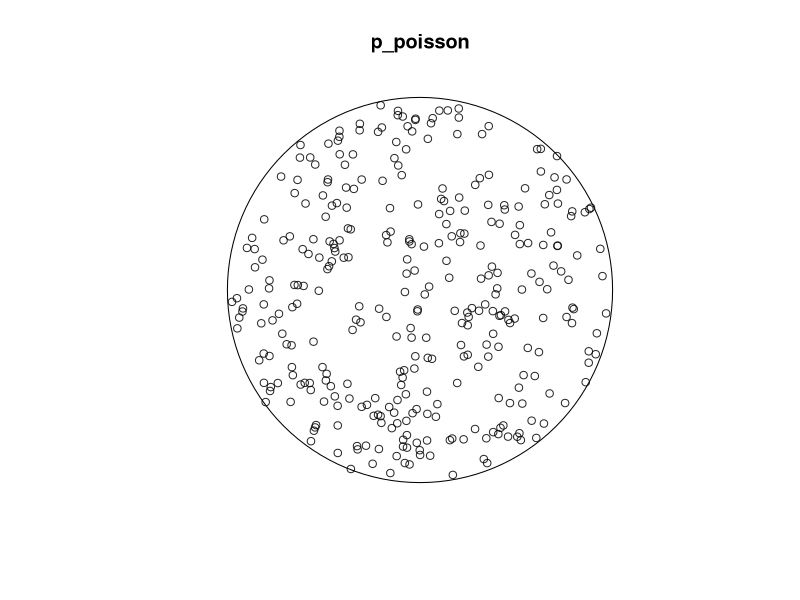
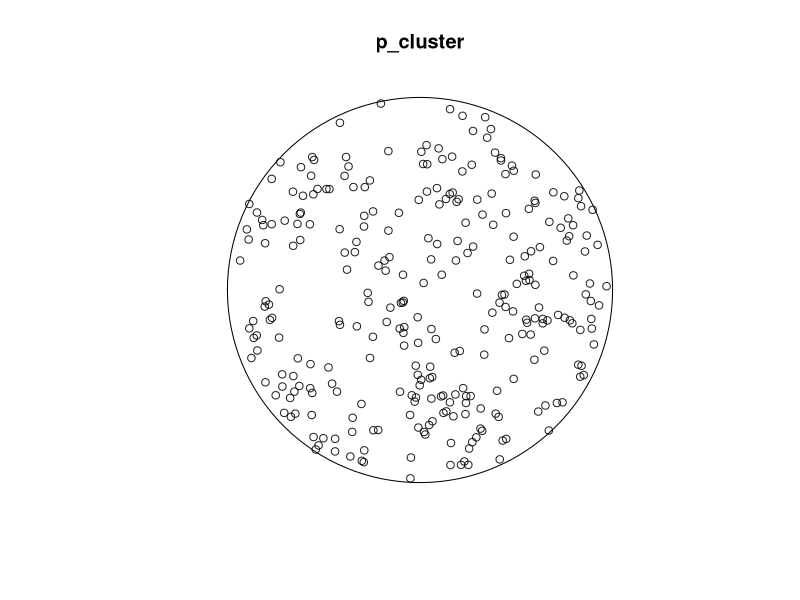
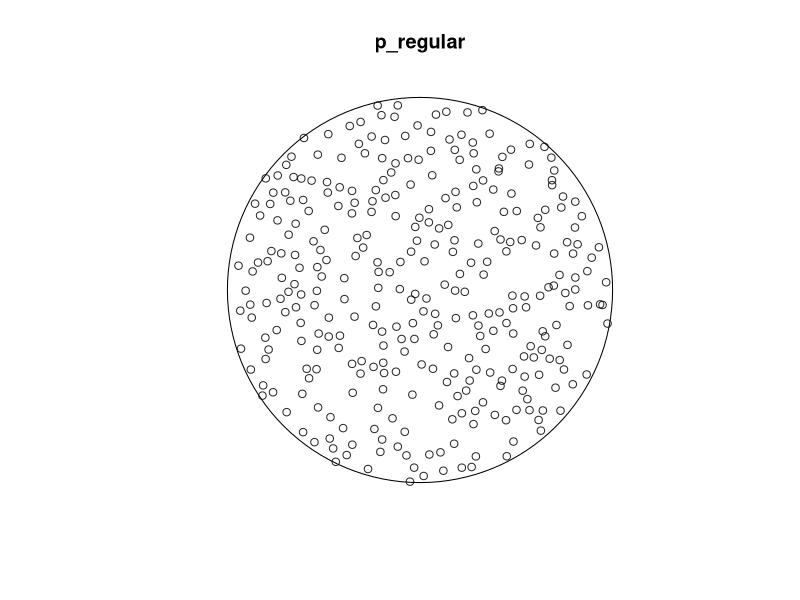

The R script that drew these images, in order: (Note: this script raises an error after producing the figures.)
## ---- chunk 1
knitr::opts_chunk$set(echo = TRUE)
## ---- chunk 2
library(spatstat)
disc10 <- disc(radius = 10)
# p_poisson 
# Compute the rate as count divided by area
lambda <- 300/area.owin(disc10)

# Create a point pattern object
p_poisson <- rpoispp(lambda = lambda, win = disc10)
plot(p_poisson)

# p_cluster and p_regular
# Generate clustered points from a Thomas process
set.seed(123)
p_cluster <- rThomas(kappa = 0.35, scale = 1, mu = 3, win = disc10)
plot(p_cluster)

# Regular points from a Strauss process
set.seed(123)
p_regular <- rStrauss(beta = 2.9, gamma = 0.025, R = .5, W = disc10)
plot(p_regular)

## ---- chunk 3
plot(redoak)


readoak_k <- Kest(redoak, correction = "border")
readoak_k

redoak_env <- envelope(redoak, Kest, correction = "border")

plot(redoak_env,  . - pi * r ^ 2 ~ r)

?Kest
quadrat.test(redoak, alternative = "clustered")

?quadrat.test()

class(readoak_k)
class(redoak)
